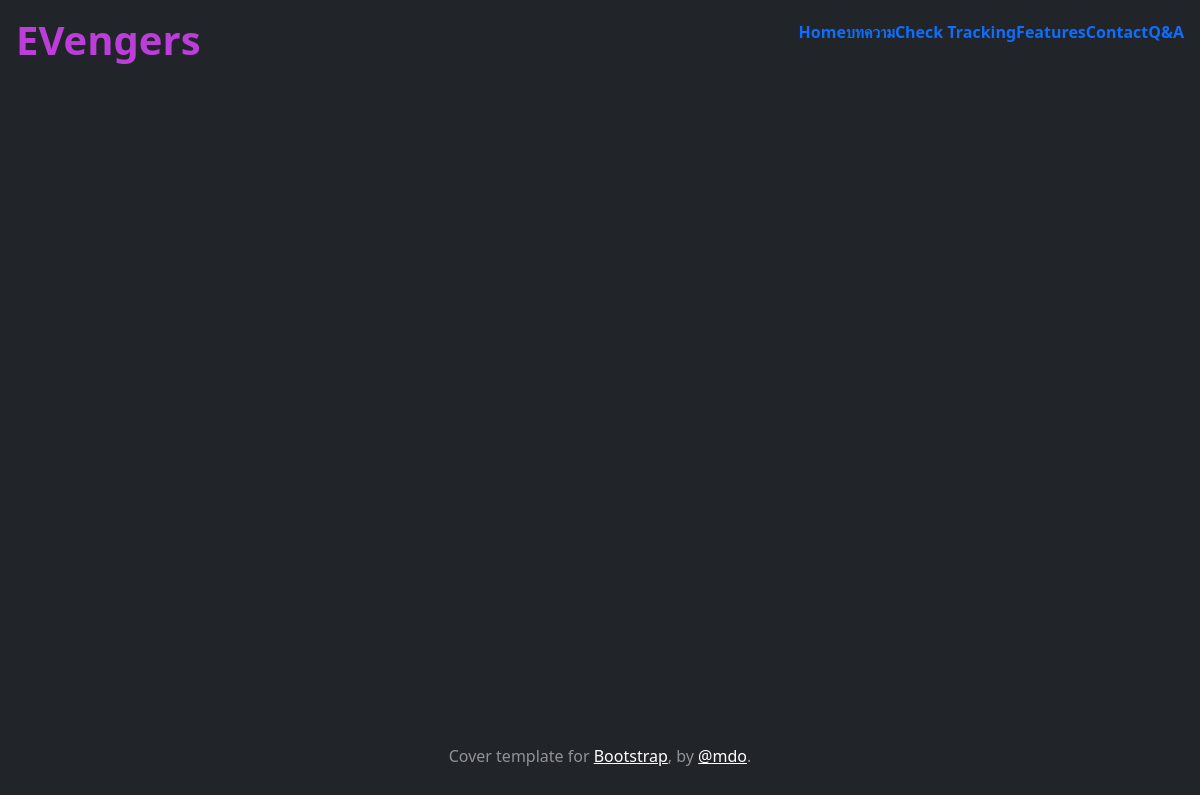
/track, run on an earlier commit of the app's database.
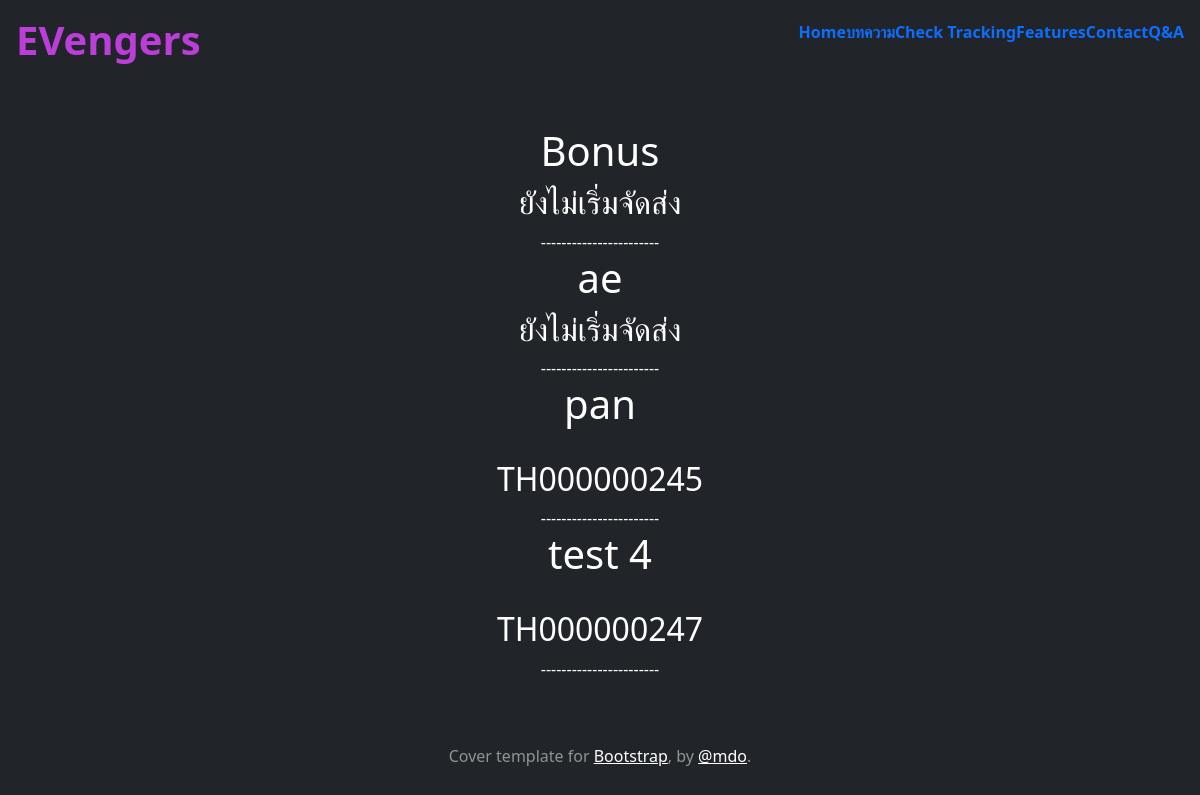
And on a later commit of the database.
### myapp/models.py (models this page shows, shortened)
class Tracking (models.Model):
    name = models.CharField(max_length=100)
    tel = models.CharField(max_length=100)
    tracking = models.CharField(max_length=100,null=True,blank=True)
    other = models.TextField(null=True,blank=True)

### myapp/views.py (the view)
# urls.py: path('track', TrackingPage , name='tracking'),
def TrackingPage(request):
    tracks = Tracking.objects.all()
    context = {'tracks':tracks}
    return render(request,'myapp/tracking.html',context)

### myapp/templates/myapp/tracking.html
{% extends 'myapp/base.html'%}
{% block content%}
{% for t in tracks %}
    {% if t.tracking %}
        <h1>{{t.name}}</h1><br>
        <h2>{{t.tracking}}</h2>
    {% else %}
        <h1>{{t.name}}</h1>
        <h2>ยังไม่เริ่มจัดส่ง</h2>
    {% endif %}
    -----------------------
{% endfor %}
{% endblock content%}

What changed in the data, as far as the page shows it:
added Tracking: name "Bonus"
added Tracking: name "ae"
added Tracking: name "pan", tracking "TH000000245"
added Tracking: name "test 4", tracking "TH000000247"
